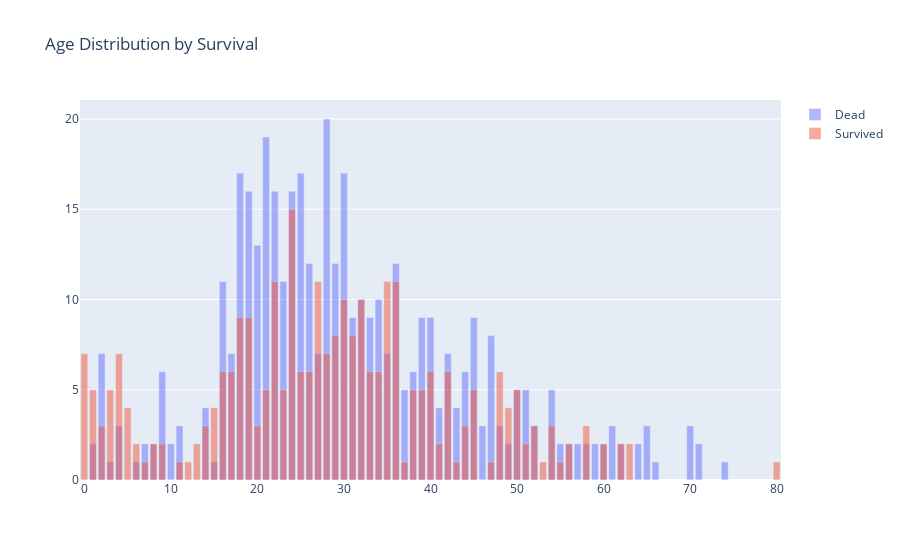

The code cell stored with this chart in its notebook:
### Code cell
fig = go.Figure()

fig.add_trace(
    go.Bar(
        x = survival_cnt['Age_int'],
        y = survival_cnt['Dead'],
        name = 'Dead',
        opacity = 0.5
    )
)

fig.add_trace(
    go.Bar(
        x = survival_cnt['Age_int'],
        y = survival_cnt['Survived'],
        name = 'Survived',
        opacity = 0.5
    )
)

fig.update_layout(
    barmode= 'overlay',
    title = 'Age Distribution by Survival'
)
fig.show()

### Figure 1 — Plotly figure (JSON) as saved in the notebook; plotly's stock layout.template omitted (floating-point values rounded to 4 significant figures)
{"data": [{"name": "Dead", "opacity": 0.5, "type": "bar", "x": [0, 1, 2, 3, 4, 5, 6, 7, 8, 9, 10, 11, 12, 13, 14, 15, 16, 17, 18, 19, 20, 21, 22, 23, 24, 25, 26, 27, 28, 29, 30, 31, 32, 33, 34, 35, 36, 37, 38, 39, 40, 41, 42, 43, 44, 45, 46, 47, 48, 49, 50, 51, 52, 53, 54, 55, 56, 57, 58, 59, 60, 61, 62, 63, 64, 65, 66, 70, 71, 74, 80], "y": [0, 2, 7, 1, 3, 0, 1, 2, 2, 6, 2, 3, 0, 0, 4, 1, 11, 7, 17, 16, 13, 19, 16, 11, 16, 17, 12, 7, 20, 12, 17, 9, 10, 9, 10, 7, 12, 5, 6, 9, 9, 4, 7, 4, 6, 9, 3, 8, 3, 2, 5, 5, 3, 0, 5, 2, 2, 2, 2, 2, 2, 3, 2, 0, 2, 3, 1, 3, 2, 1, 0]}, {"name": "Survived", "opacity": 0.5, "type": "bar", "x": [0, 1, 2, 3, 4, 5, 6, 7, 8, 9, 10, 11, 12, 13, 14, 15, 16, 17, 18, 19, 20, 21, 22, 23, 24, 25, 26, 27, 28, 29, 30, 31, 32, 33, 34, 35, 36, 37, 38, 39, 40, 41, 42, 43, 44, 45, 46, 47, 48, 49, 50, 51, 52, 53, 54, 55, 56, 57, 58, 59, 60, 61, 62, 63, 64, 65, 66, 70, 71, 74, 80], "y": [7, 5, 3, 5, 7, 4, 2, 1, 2, 2, 0, 1, 1, 2, 3, 4, 6, 6, 9, 9, 3, 5, 11, 5, 15, 6, 6, 11, 7, 8, 10, 8, 10, 6, 6, 11, 11, 1, 5, 5, 6, 2, 6, 1, 3, 5, 0, 1, 6, 4, 5, 2, 3, 1, 3, 1, 2, 0, 3, 0, 2, 0, 2, 2, 0, 0, 0, 0, 0, 0, 1]}], "layout": {"barmode": "overlay", "title": {"text": "Age Distribution by Survival"}}}
